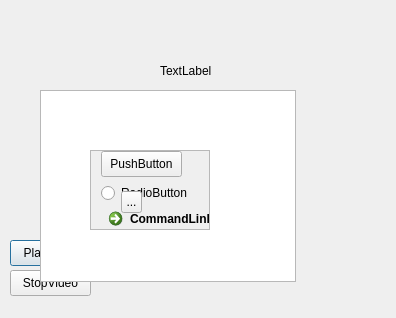
<?xml version="1.0" encoding="UTF-8"?>
<ui version="4.0">
 <class>Dialog</class>
 <widget class="QDialog" name="Dialog">
  <property name="geometry">
   <rect>
    <x>0</x>
    <y>0</y>
    <width>396</width>
    <height>318</height>
   </rect>
  </property>
  <property name="windowTitle">
   <string>Dialog</string>
  </property>
  <widget class="QPushButton" name="pushButton">
   <property name="geometry">
    <rect>
     <x>10</x>
     <y>240</y>
     <width>81</width>
     <height>26</height>
    </rect>
   </property>
   <property name="text">
    <string>PlayVideo</string>
   </property>
  </widget>
  <widget class="QPushButton" name="pushButton_2">
   <property name="geometry">
    <rect>
     <x>10</x>
     <y>270</y>
     <width>81</width>
     <height>26</height>
    </rect>
   </property>
   <property name="text">
    <string>StopVideo</string>
   </property>
  </widget>
  <widget class="QPushButton" name="pushButton_3">
   <property name="geometry">
    <rect>
     <x>110</x>
     <y>200</y>
     <width>81</width>
     <height>26</height>
    </rect>
   </property>
   <property name="text">
    <string>PushButton</string>
   </property>
  </widget>
  <widget class="QPushButton" name="pushButton_4">
   <property name="geometry">
    <rect>
     <x>200</x>
     <y>200</y>
     <width>81</width>
     <height>26</height>
    </rect>
   </property>
   <property name="text">
    <string>PushButton</string>
   </property>
  </widget>
  <widget class="QLabel" name="label">
   <property name="enabled">
    <bool>true</bool>
   </property>
   <property name="geometry">
    <rect>
     <x>160</x>
     <y>50</y>
     <width>51</width>
     <height>41</height>
    </rect>
   </property>
   <property name="mouseTracking">
    <bool>false</bool>
   </property>
   <property name="text">
    <string>TextLabel</string>
   </property>
  </widget>
  <widget class="QListWidget" name="listWidget">
   <property name="geometry">
    <rect>
     <x>40</x>
     <y>90</y>
     <width>256</width>
     <height>192</height>
    </rect>
   </property>
  </widget>
  <widget class="QScrollArea" name="scrollArea">
   <property name="geometry">
    <rect>
     <x>90</x>
     <y>150</y>
     <width>120</width>
     <height>80</height>
    </rect>
   </property>
   <property name="widgetResizable">
    <bool>true</bool>
   </property>
   <widget class="QWidget" name="scrollAreaWidgetContents">
    <property name="geometry">
     <rect>
      <x>0</x>
      <y>0</y>
      <width>116</width>
      <height>76</height>
     </rect>
    </property>
    <widget class="QPushButton" name="pushButton_5">
     <property name="geometry">
      <rect>
       <x>10</x>
       <y>0</y>
       <width>81</width>
       <height>26</height>
      </rect>
     </property>
     <property name="text">
      <string>PushButton</string>
     </property>
    </widget>
    <widget class="QRadioButton" name="radioButton">
     <property name="geometry">
      <rect>
       <x>10</x>
       <y>30</y>
       <width>98</width>
       <height>24</height>
      </rect>
     </property>
     <property name="text">
      <string>RadioButton</string>
     </property>
    </widget>
    <widget class="QCommandLinkButton" name="commandLinkButton">
     <property name="geometry">
      <rect>
       <x>10</x>
       <y>50</y>
       <width>172</width>
       <height>41</height>
      </rect>
     </property>
     <property name="text">
      <string>CommandLinkButton</string>
     </property>
    </widget>
    <widget class="QToolButton" name="toolButton">
     <property name="geometry">
      <rect>
       <x>30</x>
       <y>40</y>
       <width>21</width>
       <height>22</height>
      </rect>
     </property>
     <property name="text">
      <string>...</string>
     </property>
    </widget>
   </widget>
  </widget>
 </widget>
 <resources/>
 <connections/>
</ui>
